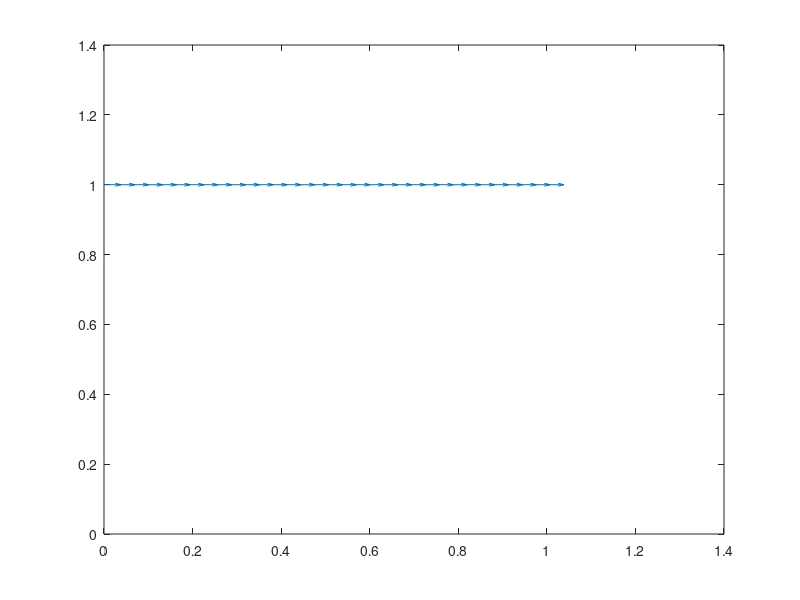

Source code (MATLAB): (Note: this script raises an error after producing the figure.)
close all
clear all

%--------------------
% flow in a cavity in primary
% variables using the velocity/pressure
% formulation
%--------------------

%-----------------------
% settings and parameters
%-----------------------

Lx=1.0;  % cavity size
Ly=1.0;

Nx=32; % grid size
Ny=32;

Dt=0.001;

visc=0.01; % viscosity
dens=1.0; % density

lidU=1.0; % lid velocity

Nstep=2000;

%--------------------------------------------
% parameters for solving the Poisson equation
%--------------------------------------------

itermax=50000;
tol=0.000001;
relax=0.2;

qleft=0.0;  % Neumann boundary condition
qright=0.0;
qbot=0.0;
qtop=0.0;

Ishift=1;

%----------------------------------------
% parameters for slip velocity iterations
%----------------------------------------

slipN = 50;        % max number of inner iterations
sliptol = 0.00001; % tolerance
sliprel = 1.0;     % relaxation

%--------
% prepare
%--------

nu=visc/dens; % kinematic viscosity

Dx = Lx/Nx;
Dy = Ly/Ny;

Dx2 = 2.0*Dx;
Dy2 = 2.0*Dy;

Dxs = Dx*Dx;
Dys = Dy*Dy;

Dtor = Dt/dens;

for i=1:Nx+1
  Ulid(i) = lidU;
end

%-----------------------------------
% define grid lines
% initialize time, velocity  (U, V)
% and the projection function (T)
%-----------------------------------

time = 0.0;

for j=1:Ny+1
 for i=1:Nx+1
   X(i,j) = (i-1.0)*Dx;
   Y(i,j) = (j-1.0)*Dy;
   U(i,j) = 0.0;   % x velocity
   V(i,j) = 0.0;   % y velocity
   T(i,j) = 0.0;   % projection function
 end
end

for i=1:Nx+1
   U(i,Ny+1) = Ulid(i);
end

%-----------------------------------
% naive velocity boundary conditions
%-----------------------------------

for i=1:Nx+1
  BCxt(i) = Ulid(i);  % top wall
  BCxb(i) = 0.0;      % bottom wall
end

for j=1:Ny+1
  BCyl(j) = 0.0; % left wall
  BCyr(j) = 0.0; % right wall
end

%--------------
% time stepping
%--------------

%===============
for step=1:Nstep
%===============

%---
% animation
%---

if(step==1)
  Handle1 = quiver(X,Y,U,V);
  set(Handle1, 'erasemode', 'xor');
  axis ([0, Lx, 0, Ly])
  axis equal
  set(gca,'fontsize',15)
  xlabel('x','fontsize',15)
  ylabel('y','fontsize',15)
  hold on
  plot([0, Lx, Lx, 0, 0],[0, 0, Ly, Ly, 0]);
else
  set(Handle1,'UData',U,'VData',V);
  pause(0.01)
  drawnow
end

%-------------------------------------
% initialize the intermediate velocity
%-------------------------------------

for j=1:Ny+1
  for i=1:Nx+1
   UU(i,j) = U(i,j);
   VV(i,j) = V(i,j);
  end
end

%=============================
% will perform inner iterations
% for the projection function
% to satisfy the no-slip
% boundary condition
%=============================

    for inner=1:slipN

%---
% zero the entries of the tridiagonal matrix
%---

 for i=1:Nx-1
   atr(i) = 0.0;
   btr(i) = 0.0;
   ctr(i) = 0.0;
 end

%-------------------------------------------------
%  Integrate Conv-Diff equation in the x direction
%  using the Crank-Nicolson method
%  Advance the velocity from u^n to u*
%-------------------------------------------------

  Iskip=0;
  if(Iskip==0)

  AL = nu*Dt/Dxs;

%--------------
  for j=2:Ny          % run over rows
%----

    for i=2:Nx
      RC = U(i,j)*Dt/Dx;     % cell Reynolds number
      C1 =   RC + 2.0*AL;
      C2 =        4.0*(1.0-AL);
      C3 =  -RC + 2.0*AL;
      ctr(i-1) =  -RC - 2.0*AL;
      atr(i-1) =        4.0*(1.0+AL);
      btr(i-1) =   RC - 2.0*AL;
      Blu(i-1) = C1*U(i-1,j) + C2*U(i,j) + C3*U(i+1,j);  % right-hand side
      Blv(i-1) = C1*V(i-1,j) + C2*V(i,j) + C3*V(i+1,j);  % right-hand side
    end

    Blv(1)    = Blv(1)    - ctr(1)   *BCyl(j);
    Blv(Nx-1) = Blv(Nx-1) - btr(Nx-1)*BCyr(j);

    Xsu = thomas (Nx-1,atr,btr,ctr,Blu);  % x component
    Xsv = thomas (Nx-1,atr,btr,ctr,Blv);  % y component

    for k=1:Nx-1
     UU(k+1,j) = Xsu(k);
     VV(k+1,j) = Xsv(k);
    end

%---
   end  % End of running over rows
%-----------

  for i=1:Nx-1     % reset the tridiagonal matrix
    atr(i) = 0.0;
    btr(i) = 0.0;
    ctr(i) = 0.0;
  end

 end  % of skip

%-------------------------------------------------
%  Integrate Conv-Diff equation in the y direction
%  using the Crank-Nicolson method
%  Advance the velocity from u* to u**
%-------------------------------------------------

  Iskip=0;
  if(Iskip==0)

   AL = nu*Dt/Dys;

%---
   for i=2:Nx     % run over columns
%---
     for j=2:Ny     % from bottom to top
       RC = V(i,j)*Dt/Dy;       % cell Reynolds number
       C1 =  RC +2.0*AL;
       C2 =      4.0*(1.0-AL);
       C3 = -RC +2.0*AL;
       ctr(j-1) = -RC -2.0*AL;
       atr(j-1) =      4.0*(1.0+AL);
       btr(j-1) =  RC -2.0*AL;
       Blu(j-1) = C1*UU(i,j-1) + C2*UU(i,j) + C3*UU(i,j+1); % right-hand side
       Blv(j-1) = C1*VV(i,j-1) + C2*VV(i,j) + C3*VV(i,j+1); % right-hand side
     end

     Blu(1)    = Blu(1)    - ctr(1)   *BCxb(i); %    boundary conditions
     Blu(Ny-1) = Blu(Ny-1) - btr(Ny-1)*BCxt(i); %    boundary conditions

     Xsu = thomas (Ny-1,atr,btr,ctr,Blu);  % x component
     Xsv = thomas (Ny-1,atr,btr,ctr,Blv);  % y component

     for k=1:Ny-1
       UU(i,k+1) = Xsu(k);
       VV(i,k+1) = Xsv(k);
     end
%---
  end   % of run over columns
%---

 end  % of skip

%-------------------------------------
% Compute intermediate compressibility
% by centered differences
%
%       Divus = Div u**
%-------------------------------------

% initialize

  for j=1:Ny+1
    for i=1:Nx+1
      Divus(i,j) = 0.0;
    end
  end

% interior nodes

  for i=2:Nx
    for j=2:Ny
      DuDx = (UU(i+1,j)-UU(i-1,j))/Dx2;
      DvDy = (VV(i,j+1)-VV(i,j-1))/Dy2;
      Divus(i,j) = DuDx+DvDy;
     end
   end


% left wall

  for j=1:Ny+1
   DuDx = (-3.0*UU(1,j)+4.0*UU(2,j)-UU(3,j))/Dx2;
   DvDy = 0.0;
   Divus(1,j) = DuDx+DvDy;
  end

   save11l = Divus(1,j);     % save for corners
   save12l = Divus(1,Ny+1);   % save for corners

% bottom wall

   for i=1:Nx+1
     DuDx = 0.0;
     DvDy = (-3.0*VV(i,1)+4.0*VV(i,2)-VV(i,3))/Dy2;
     Divus(i,1) = DuDx+DvDy;
   end

   save11b = Divus(1,1);     % save for corners
   save21b = Divus(Nx+1,1);   % save for corners

% right wall

   for j=1:Ny+1
     DuDx = (3.0*UU(Nx+1,j)-4.0*UU(Nx,j)+UU(Nx-1,j))/Dx2;
     DvDy = 0.0;
     Divus(Nx+1,j) = DuDx+DvDy;
   end

   save21r = Divus(Nx+1,1);     % save for corners
   save22r = Divus(Nx+1,Ny+1);   % save for corners

% top wall

   for i=1:Nx+1
%     DuDx = (Ulid(i+1)-Ulid(i-1))/Dx2;
     DuDx = 0.0;
     DvDy = (3.0*VV(i,Ny+1)-4.0*VV(i,Ny)+VV(i,Ny-1))/Dy2;
     Divus(i,Ny+1) = DuDx+DvDy;
   end

   save12t = Divus(1,   Ny+1);      % save for corners
   save22t = Divus(Nx+1,Ny+1);      % save for corners

% corners by averaging

   Divus(1,      1) = 0.5*(save11l+save11b);
   Divus(1,   Ny+1) = 0.5*(save12l+save12t);
   Divus(Nx+1,   1) = 0.5*(save21b+save21r);
   Divus(Nx+1,Ny+1) = 0.5*(save22r+save22t);

%----------------------------------
% Solve for the projection function
% by Gauss-Siedel (GS) iterations
%----------------------------------

   Iskip=0;
   if(Iskip==0)

%---
% source term
%-----

   for i=1:Nx+1
    for j=1:Ny+1
      source(i,j) = -Divus(i,j)/Dtor;
     end
   end

  [T,iter,Iflag] = pois_gs_nnnn ...
 ...
    (Nx,Ny,Dx,Dy,source,itermax,tol,relax ...
 ...
    ,qleft,qright,qbot,qtop,T,Ishift);

  if(Iflag==0)
   disp "Poisson solver did not converge"
   break
  end

%----------------------------------
% Project the velocity at all nodes
% except at the corner nodes
%----------------------------------

%---
% interior nodes
%----

  for i=2:Nx
    for j=2:Ny
     DTDx = (T(i+1,j)-T(i-1,j))/Dx2;
     DTDy = (T(i,j+1)-T(i,j-1))/Dy2;
     UU(i,j) = UU(i,j) - Dtor*DTDx;
     VV(i,j) = VV(i,j) - Dtor*DTDy;
    end
  end

%--------------
% lower boundary
%
% Use forward differences with
% special treatment of the near-corner nodes
%--------------

   for i=2:Nx
      DTDy = 0.0;
      if(i==2)
         DTDx = (-3.0*T(2,1)+4.0*T(3,1)-T(4,1))/Dx2;
      elseif(i==Nx)
         DTDx =-(-3.0*T(Nx,1)+4.0*T(Nx-1,1)-T(Nx-2,1))/Dx2;
      else
         DTDx = (T(i+1,1)-T(i-1,1))/Dx2;
      end
      UU(i,1) = BCxb(i) - Dtor*DTDx;
      VV(i,1) =         - Dtor*DTDy;
    end

%--------------
% Upper boundary
%
% Use backward differences
% special treatment for the near-corner nodes
%--------------

   for i=2:Nx
      DTDy = 0.0;
      if(i==2)
        DTDx = (-3.0*T(2,Ny+1)+4.0*T(3,Ny+1)-T(4,Ny+1))/Dx2;
      elseif(i==Nx)
        DTDx =-(-3.0*T(Nx,Ny+1)+4.0*T(Nx-1,Ny+1)-T(Nx-2,Ny+1))/Dx2;
      else
        DTDx = (T(i+1,Ny+1)-T(i-1,Ny+1))/Dx2;
      end
      UU(i,Ny+1) = BCxt(i) - Dtor*DTDx;
      VV(i,Ny+1) =         - Dtor*DTDy;
   end

%-------------
% Left boundary
%
% Use forward differences
% special treatment for the near-corner nodes
%-------------

   for j=2:Ny
      DTDx = 0.0;
      if(j==2)
        DTDy = (-3.0*T(1,2)+4.0*T(1,3)-T(1,4))/Dy2;
      elseif(j==Ny)
        DTDy =-(-3.0*T(1,Ny)+4.0*T(1,Ny-1)-T(1,Ny-2))/Dy2;
      else
        DTDy = (T(1,j+1)-T(1,j-1))/Dy2;
      end
      UU(1,j) =         - Dtor*DTDx;
      VV(1,j) = BCyl(j) - Dtor*DTDy;
   end

%--------------
% Right boundary
%
% Use backward differences
% special treatment for the near-corner nodes
%--------------

    for j=2:Ny
      DTDx = 0.0;
      if(j==2)
        DTDy = (-3.0*T(Nx+1,2)+4.0*T(Nx+1,3)-T(Nx+1,4))/Dy2;
      elseif(j==Ny)
        DTDy =-(-3.0*T(Nx+1,Ny)+4.0*T(Nx+1,Ny-1)-T(Nx+1,Ny-2))/Dy2;
      else
        DTDy = (T(Nx+1,j+1)-T(Nx+1,j-1))/Dy2;
      end
      UU(Nx+1,j) =         - Dtor*DTDx;
      VV(Nx+1,j) = BCyr(j) - Dtor*DTDy;
    end

  end % of Iskip

%-------------------------------------- 
% Compute the wall slip velocity
%
% and modify the boundary conditions
% for the intermediate (star) velocities
%-------------------------------------- 

    slipmax = 0.0;

% top and bottom:

    for i=1:Nx+1
      cor = UU(i,Ny+1)-Ulid(i);
      if(abs(cor)>slipmax) slipmax = cor; end
      BCxt(i) = BCxt(i)-sliprel*cor;
        cor = UU(i,1);
        if(abs(cor)>slipmax) slipmax = cor; end
        BCxb(i) = BCxb(i)-sliprel*cor;
    end

% left and right:

    for j=1:Ny+1
      cor = VV(1,j);
      if(abs(cor)>slipmax) slipmax = cor; end
      BCyl(j) = BCyl(j)-sliprel*cor;
        corr = VV(Nx+1,j);
        if(abs(cor)>slipmax) slipmax = cor; end
        BCyr(j) = BCyr(j)-sliprel*cor;
    end

    slipmax

    if(slipmax<sliptol) break; end


  end % of inner iterations


%-----------------------------------
% Update velocity to the final value
%-----------------------------------

  for j=1:Ny+1
    for i=1:Nx+1
      U(i,j) = UU(i,j);
      V(i,j) = VV(i,j);
    end
  end

%-----------
% Reset time
%-----------

  time = time + Dt

%===========
 end  % of time stepping
%===========

figure
mesh(X,Y,U);
set(gca,'fontsize',15)
xlabel('x','fontsize',15)
ylabel('y','fontsize',15)
zlabel('u','fontsize',15)
set(gca,'fontsize',15)
box

figure
mesh(X,Y,V);
xlabel('x','fontsize',15)
ylabel('y','fontsize',15)
zlabel('V','fontsize',15)
set(gca,'fontsize',15)
box

figure
mesh(X,Y,T);
xlabel('x','fontsize',15)
ylabel('y','fontsize',15)
zlabel('T','fontsize',15)
set(gca,'fontsize',15)
box
